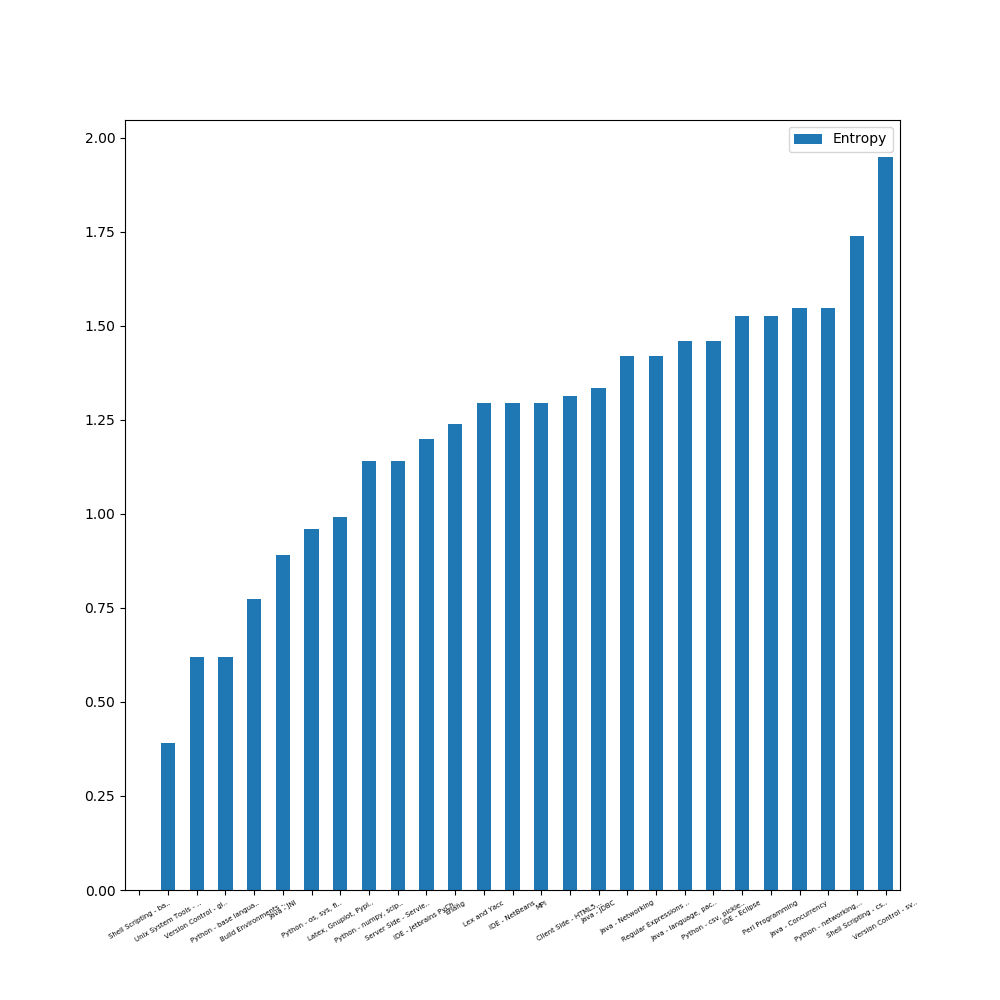

Recreate this plot in Python.
import csv
import numpy as np
import matplotlib.pyplot as plt
import pandas as pd
from math import log2

with open("survey_data.csv", 'r') as sur:
    x = list(csv.reader(sur))
    fields = np.asarray(x[0])[1:]
    dat = np.asarray(x[1:]).T[1:]

col = ['Essential', 'Nice to have', 'Dont care one way or another', 'Utterly useless']

index = range(len(fields))

dat1 = []

for i, f in enumerate(fields):
    fields[i] = f[:20]+".." if len(f) > 20 else f


for t in dat:
    ent = 0
    for c in col:
        p = (list(t).count(c))/len(t)
        if p != 0:
            ent = ent - (p*log2(p))
    dat1.append(ent)

# print(len(fields)-len(dat1))
dat2 = {fields[i]: dat1[i] for i in range(len(fields))}

# print(dat2['Shell Scripting..'])
df = pd.DataFrame.from_dict(data=dat2, orient='index', columns=['Entropy'])

df.sort_values(by='Entropy').plot.bar(figsize=(10, 10))
plt.xticks(fontsize=5, rotation=30)

plt.savefig('contr.png')
